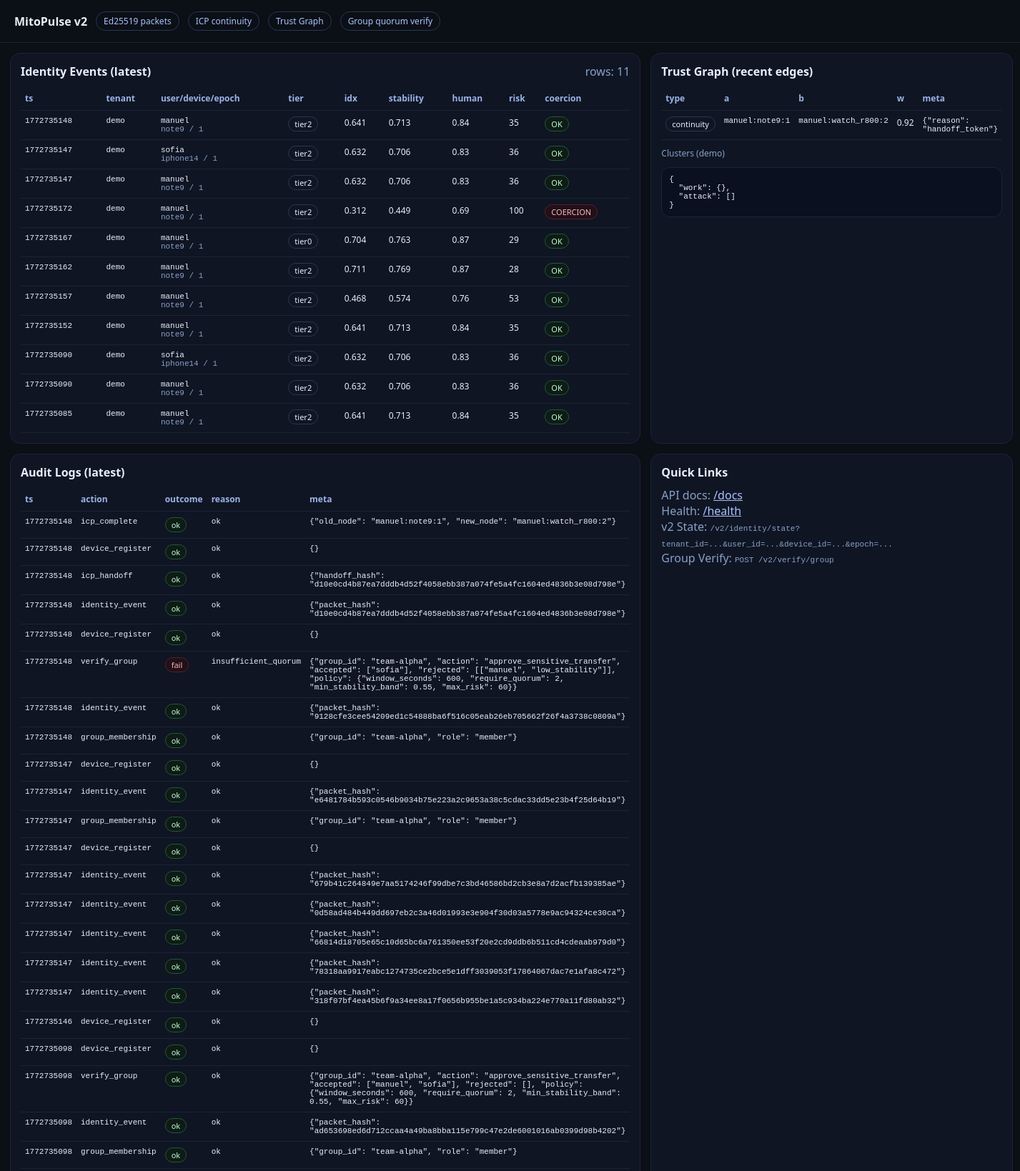
/dashboard (upper part), run on the app's committed database.
### tables this page shows
CREATE TABLE identity_events (
  id INTEGER PRIMARY KEY AUTOINCREMENT,
  tenant_id TEXT NOT NULL,
  user_id TEXT NOT NULL,
  device_id TEXT NOT NULL,
  epoch INTEGER NOT NULL,
  ts INTEGER NOT NULL,
  tier TEXT NOT NULL,
  idx REAL NOT NULL,
  slope REAL NOT NULL,
  stability REAL NOT NULL,
  human_conf REAL NOT NULL,
  risk INTEGER NOT NULL,
  coercion INTEGER NOT NULL,
  packet_hash TEXT NOT NULL,
  request_id TEXT NOT NULL UNIQUE,
  created_at INTEGER NOT NULL
);

CREATE TABLE trust_edges (
  id INTEGER PRIMARY KEY AUTOINCREMENT,
  a_node TEXT NOT NULL,
  b_node TEXT NOT NULL,
  edge_type TEXT NOT NULL,
  weight REAL NOT NULL,
  meta_json TEXT NOT NULL,
  created_at INTEGER NOT NULL
);

CREATE TABLE audit_logs (
  id INTEGER PRIMARY KEY AUTOINCREMENT,
  ts INTEGER NOT NULL,
  action TEXT NOT NULL,
  tenant_id TEXT,
  user_id TEXT,
  device_id TEXT,
  request_id TEXT,
  outcome TEXT NOT NULL,
  reason TEXT NOT NULL,
  meta_json TEXT NOT NULL
);

### app/main.py (the view)
@app.get("/dashboard", response_class=HTMLResponse)
def dashboard(request: Request):
    conn = get_conn()
    try:
        events = fetchall(conn, "SELECT * FROM identity_events ORDER BY id DESC LIMIT 50")
        edges  = fetchall(conn, "SELECT * FROM trust_edges ORDER BY id DESC LIMIT 50")
        audit_rows = fetchall(conn, "SELECT * FROM audit_logs ORDER BY id DESC LIMIT 60")
        clusters = simple_clusters(conn)
        return templates.TemplateResponse("dashboard.html", {"request": request, "events": events, "edges": edges, "audit": audit_rows, "clusters": json.dumps(clusters, indent=2)})
    finally:
        conn.close()

### app/templates/dashboard.html (shortened to what this page needs)
<!doctype html>
<html>
<head>
</head>
<body>
<header>
  <div style="font-weight:700">MitoPulse v2</div>
  <div class="pill">Ed25519 packets</div>
  <div class="pill">ICP continuity</div>
  <div class="pill">Trust Graph</div>
  <div class="pill">Group quorum verify</div>
</header>
<div class="grid">
  <div class="card">
    <div style="display:flex;justify-content:space-between;align-items:center;margin-bottom:10px">
      <div style="font-weight:650">Identity Events (latest)</div>
      <div class="muted">rows: {{events|length}}</div>
    </div>
    <table>
      <thead><tr>
        <th>ts</th><th>tenant</th><th>user/device/epoch</th><th>tier</th><th>idx</th><th>stability</th><th>human</th><th>risk</th><th>coercion</th>
      </tr></thead>
      <tbody>
      {% for e in events %}
        <tr>
          <td class="mono">{{e.ts}}</td>
          <td class="mono">{{e.tenant_id}}</td>
          <td class="mono">{{e.user_id}}<br><span class="muted">{{e.device_id}} / {{e.epoch}}</span></td>
          <td><span class="badge">{{e.tier}}</span></td>
          <td>{{"%.3f"|format(e.idx)}}</td>
          <td>{{"%.3f"|format(e.stability)}}</td>
          <td>{{"%.2f"|format(e.human_conf)}}</td>
          <td>{{e.risk}}</td>
          <td>{% if e.coercion %}<span class="badge bad">COERCION</span>{% else %}<span class="badge ok">OK</span>{% endif %}</td>
        </tr>
      {% endfor %}
      </tbody>
    </table>
  </div>
  <div class="card">
    <div style="font-weight:650;margin-bottom:10px">Trust Graph (recent edges)</div>
    <table>
      <thead><tr><th>type</th><th>a</th><th>b</th><th>w</th><th>meta</th></tr></thead>
      <tbody>
      {% for g in edges %}
        <tr>
          <td><span class="badge">{{g.edge_type}}</span></td>
          <td class="mono">{{g.a_node}}</td>
          <td class="mono">{{g.b_node}}</td>
          <td>{{"%.2f"|format(g.weight)}}</td>
          <td class="mono">{{g.meta_json}}</td>
        </tr>
      {% endfor %}
      </tbody>
    </table>
    <div style="height:10px"></div>
    <div class="muted" style="font-size:12px">Clusters (demo)</div>
    <pre class="mono" style="white-space:pre-wrap;background:#0b1020;border:1px solid #1b2436;border-radius:12px;padding:10px">{{clusters}}</pre>
  </div>
  <div class="card">
    <div style="font-weight:650;margin-bottom:10px">Audit Logs (latest)</div>
    <table>
      <thead><tr><th>ts</th><th>action</th><th>outcome</th><th>reason</th><th>meta</th></tr></thead>
      <tbody>
      {% for a in audit %}
        <tr>
          <td class="mono">{{a.ts}}</td>
          <td class="mono">{{a.action}}</td>
          <td>{% if a.outcome=="ok" %}<span class="badge ok">ok</span>{% else %}<span class="badge bad">{{a.outcome}}</span>{% endif %}</td>
          <td class="mono">{{a.reason}}</td>
          <td class="mono">{{a.meta_json}}</td>
        </tr>
      {% endfor %}
      </tbody>
    </table>
  </div>
  <div class="card">
    <div style="font-weight:650;margin-bottom:10px">Quick Links</div>
    <div class="muted">API docs: <a href="/docs">/docs</a></div>
    <div class="muted">Health: <a href="/health">/health</a></div>
    <div class="muted">v2 State: <span class="mono">/v2/identity/state?tenant_id=...&user_id=...&device_id=...&epoch=...</span></div>
    <div class="muted">Group Verify: <span class="mono">POST /v2/verify/group</span></div>
  </div>
</div>
</body>
</html>

### app/templates/dashboard.html (style rules this page uses)
body { font-family:system-ui,Segoe UI,Roboto,Arial; background:#0b0f16; color:#e7eefc; margin:0; }
header { padding:16px 20px; border-bottom:1px solid #1b2436; display:flex; align-items:center; gap:12px; }
.pill { padding:4px 10px; border:1px solid #2a3754; border-radius:999px; color:#a9c1ff; font-size:12px; }
.grid { display:grid; grid-template-columns: 1fr 1fr; gap:14px; padding:14px; }
.card { background:#0f1523; border:1px solid #1b2436; border-radius:14px; padding:14px; }
table { width:100%; border-collapse:collapse; font-size:12px; }
th,td { border-bottom:1px solid #1b2436; padding:8px 6px; text-align:left; vertical-align:top; }
th { color:#9bb3e6; font-weight:600; }
.badge { padding:2px 8px; border-radius:999px; font-size:11px; border:1px solid #2a3754; display:inline-block }
.bad { border-color:#5a1f2a; color:#ffb3c0; background:#201018 }
.ok { border-color:#1f5a3b; color:#b8ffd9; background:#0f1b14 }
.muted { color:#8aa0c8 }
.mono { font-family: ui-monospace, SFMono-Regular, Menlo, Monaco, Consolas, "Liberation Mono"; font-size:11px; }
a { color:#a9c1ff }

### data on the page
identity_events: ts "1772735148", tenant_id "demo", user_id "manuel", device_id "note9", epoch "1", tier "tier2", idx "0.641", stability "0.713", human_conf "0.84", risk "35", coercion "OK"
identity_events: ts "1772735147", tenant_id "demo", user_id "sofia", device_id "iphone14", epoch "1", tier "tier2", idx "0.632", stability "0.706", human_conf "0.83", risk "36", coercion "OK"
identity_events: ts "1772735147", tenant_id "demo", user_id "manuel", device_id "note9", epoch "1", tier "tier2", idx "0.632", stability "0.706", human_conf "0.83", risk "36", coercion "OK"
identity_events: ts "1772735172", tenant_id "demo", user_id "manuel", device_id "note9", epoch "1", tier "tier2", idx "0.312", stability "0.449", human_conf "0.69", risk "100", coercion "COERCION"
identity_events: ts "1772735167", tenant_id "demo", user_id "manuel", device_id "note9", epoch "1", tier "tier0", idx "0.704", stability "0.763", human_conf "0.87", risk "29", coercion "OK"
identity_events: ts "1772735162", tenant_id "demo", user_id "manuel", device_id "note9", epoch "1", tier "tier2", idx "0.711", stability "0.769", human_conf "0.87", risk "28", coercion "OK"
identity_events: ts "1772735157", tenant_id "demo", user_id "manuel", device_id "note9", epoch "1", tier "tier2", idx "0.468", stability "0.574", human_conf "0.76", risk "53", coercion "OK"
identity_events: ts "1772735152", tenant_id "demo", user_id "manuel", device_id "note9", epoch "1", tier "tier2", idx "0.641", stability "0.713", human_conf "0.84", risk "35", coercion "OK"
identity_events: ts "1772735090", tenant_id "demo", user_id "sofia", device_id "iphone14", epoch "1", tier "tier2", idx "0.632", stability "0.706", human_conf "0.83", risk "36", coercion "OK"
identity_events: ts "1772735090", tenant_id "demo", user_id "manuel", device_id "note9", epoch "1", tier "tier2", idx "0.632", stability "0.706", human_conf "0.83", risk "36", coercion "OK"
identity_events: ts "1772735085", tenant_id "demo", user_id "manuel", device_id "note9", epoch "1", tier "tier2", idx "0.641", stability "0.713", human_conf "0.84", risk "35", coercion "OK"
trust_edges: edge_type "continuity", a_node "manuel:note9:1", b_node "manuel:watch_r800:2", weight "0.92", meta_json "{\"reason\": \"handoff_token\"}"
audit_logs: ts "1772735148", action "icp_complete", outcome "ok", reason "ok", meta_json "{\"old_node\": \"manuel:note9:1\", \"new_node\": \"manuel:watch_r800:2\"}"
audit_logs: ts "1772735148", action "device_register", outcome "ok", reason "ok", meta_json "{}"
audit_logs: ts "1772735148", action "icp_handoff", outcome "ok", reason "ok", meta_json "{\"handoff_hash\": \"d10e0cd4b87ea7dddb4d52f4058ebb387a074fe5a4fc1604ed4836b3e08d798e\"}"
audit_logs: ts "1772735148", action "identity_event", outcome "ok", reason "ok", meta_json "{\"packet_hash\": \"d10e0cd4b87ea7dddb4d52f4058ebb387a074fe5a4fc1604ed4836b3e08d798e\"}"
audit_logs: ts "1772735148", action "device_register", outcome "ok", reason "ok", meta_json "{}"
audit_logs: ts "1772735148", action "verify_group", outcome "fail", reason "insufficient_quorum", meta_json "{\"group_id\": \"team-alpha\", \"action\": \"approve_sensitive_transfer\", \"accepted\": [\"sofia\"], \"rejected\": [[\"manuel\", \"low_stability\"]], \"policy\": {\"window_seconds\": 600, \"require_quorum\": 2, \"min_stability_band\": 0.55, \"max_risk\": 60}}"
audit_logs: ts "1772735148", action "identity_event", outcome "ok", reason "ok", meta_json "{\"packet_hash\": \"9128cfe3cee54209ed1c54888ba6f516c05eab26eb705662f26f4a3738c0809a\"}"
audit_logs: ts "1772735148", action "group_membership", outcome "ok", reason "ok", meta_json "{\"group_id\": \"team-alpha\", \"role\": \"member\"}"
audit_logs: ts "1772735147", action "device_register", outcome "ok", reason "ok", meta_json "{}"
audit_logs: ts "1772735147", action "identity_event", outcome "ok", reason "ok", meta_json "{\"packet_hash\": \"e6481784b593c0546b9034b75e223a2c9653a38c5cdac33dd5e23b4f25d64b19\"}"
audit_logs: ts "1772735147", action "group_membership", outcome "ok", reason "ok", meta_json "{\"group_id\": \"team-alpha\", \"role\": \"member\"}"
audit_logs: ts "1772735147", action "device_register", outcome "ok", reason "ok", meta_json "{}"
audit_logs: ts "1772735147", action "identity_event", outcome "ok", reason "ok", meta_json "{\"packet_hash\": \"679b41c264849e7aa5174246f99dbe7c3bd46586bd2cb3e8a7d2acfb139385ae\"}"
audit_logs: ts "1772735147", action "identity_event", outcome "ok", reason "ok", meta_json "{\"packet_hash\": \"0d58ad484b449dd697eb2c3a46d01993e3e904f30d03a5778e9ac94324ce30ca\"}"
audit_logs: ts "1772735147", action "identity_event", outcome "ok", reason "ok", meta_json "{\"packet_hash\": \"66814d18705e65c10d65bc6a761350ee53f20e2cd9ddb6b511cd4cdeaab979d0\"}"
audit_logs: ts "1772735147", action "identity_event", outcome "ok", reason "ok", meta_json "{\"packet_hash\": \"78318aa9917eabc1274735ce2bce5e1dff3039053f17864067dac7e1afa8c472\"}"
audit_logs: ts "1772735147", action "identity_event", outcome "ok", reason "ok", meta_json "{\"packet_hash\": \"318f07bf4ea45b6f9a34ee8a17f0656b955be1a5c934ba224e770a11fd80ab32\"}"
audit_logs: ts "1772735146", action "device_register", outcome "ok", reason "ok", meta_json "{}"
audit_logs: ts "1772735098", action "device_register", outcome "ok", reason "ok", meta_json "{}"
audit_logs: ts "1772735098", action "verify_group", outcome "ok", reason "ok", meta_json "{\"group_id\": \"team-alpha\", \"action\": \"approve_sensitive_transfer\", \"accepted\": [\"manuel\", \"sofia\"], \"rejected\": [], \"policy\": {\"window_seconds\": 600, \"require_quorum\": 2, \"min_stability_band\": 0.55, \"max_risk\": 60}}"
audit_logs: ts "1772735098", action "identity_event", outcome "ok", reason "ok", meta_json "{\"packet_hash\": \"ad653698ed6d712ccaa4a49ba8bba115e799c47e2de6001016ab0399d98b4202\"}"
audit_logs: ts "1772735098", action "group_membership", outcome "ok", reason "ok", meta_json "{\"group_id\": \"team-alpha\", \"role\": \"member\"}"

### other printed values
{{ events|length }} "11"
{{ clusters }} "{ \"work\": {}, \"attack\": [] }"
